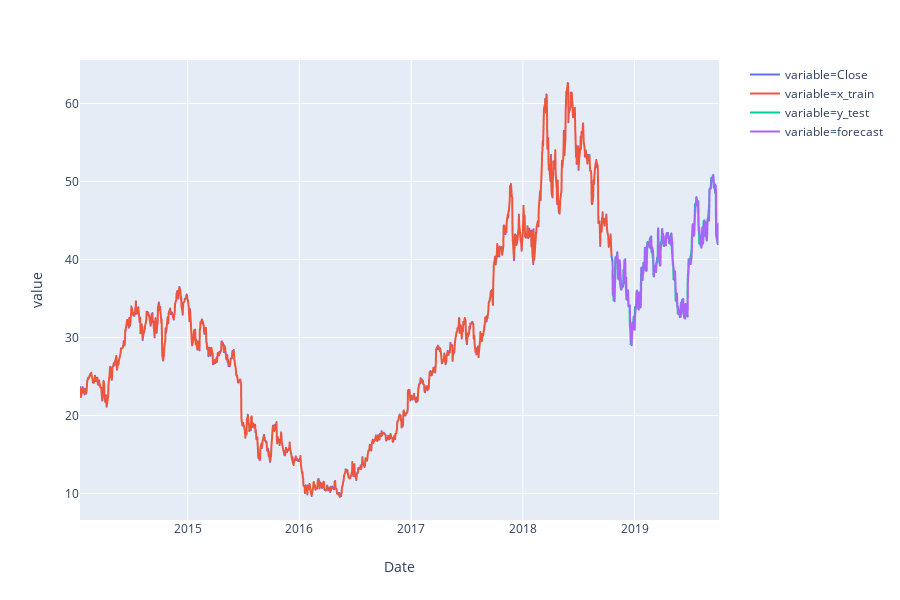

The code cell stored with this chart in its notebook:
### Markdown cell above
We will add two more features (BIAS6 and ASY5) from Type 2

### Code cell
# Use Close price and Disparity as input
x = np.array(cdf[['Close','Disparity5','OSCP','BIAS6','ASY5']])
# y is the label
y = np.array(cdf[['Label']])

# Scale values down, fit standard scaler to y so both x and y are using same scale
y = y.reshape(-1,1)
scaler = preprocessing.StandardScaler().fit(y)

x = scaler.transform(x)
y = scaler.transform(y)
tscv = TimeSeriesSplit(n_splits=5)
for train_index, test_index in tscv.split(x):
    x_train, x_test = x[train_index], x[test_index]
    y_train, y_test = y[train_index], y[test_index]

# Assign sklearn's model to a variable
#linear = ElasticNetCV()
linear = LinearRegression()
# Fit or "train" the model, (reshape just to avoid error warning)
linear.fit(x_train, y_train.reshape(len(y_train),))

#Score returns the coefficient of determination 
print('The R^2 is:'+str(linear.score(x_test, y_test)))
# Predict() uses the model to predict the values for the input
forecast_set = linear.predict(x_test)

#slice dataframes for training data, testing data and forecast data.
cdf_train = cdf[0:len(x_train)].copy()
cdf_train.loc[:,'x_train']=scaler.inverse_transform(x_train)
cdf_train.loc[:,'y_train']=scaler.inverse_transform(y_train)

cdf_test= cdf[len(x_train):].copy()
cdf_test.loc[:,'x_test']=scaler.inverse_transform(x_test)
cdf_test.loc[:,'y_test']=scaler.inverse_transform(y_test)
cdf_test.loc[:,'forecast']=scaler.inverse_transform(forecast_set)

#Try to combine two dataframes
new_cdf = pd.concat([cdf_train,cdf_test],sort=False)

new_cdf_plot=new_cdf[['Close','x_train','y_test','forecast']]
tidy_df = new_cdf_plot.reset_index().melt(id_vars=["Date"])
px.line(tidy_df, x="Date", y="value", color="variable")

### Figure 1 — Plotly figure (JSON) as saved in the notebook; plotly's stock layout.template omitted (floating-point values rounded to 4 significant figures; data arrays with more than 128 entries replaced by an {"elided": "..."} marker saying what was removed)
{"data": [{"hoverlabel": {"namelength": 0}, "hovertemplate": "variable=Close<br>Date=%{x}<br>value=%{y}", "legendgroup": "variable=Close", "line": {"color": "#636efa", "dash": "solid"}, "mode": "lines", "name": "variable=Close", "showlegend": true, "type": "scattergl", "x": {"elided": "1442 str values"}, "xaxis": "x", "y": {"elided": "1442 float values"}, "yaxis": "y"}, {"hoverlabel": {"namelength": 0}, "hovertemplate": "variable=x_train<br>Date=%{x}<br>value=%{y}", "legendgroup": "variable=x_train", "line": {"color": "#EF553B", "dash": "solid"}, "mode": "lines", "name": "variable=x_train", "showlegend": true, "type": "scattergl", "x": {"elided": "1442 str values"}, "xaxis": "x", "y": {"elided": "1442 float values"}, "yaxis": "y"}, {"hoverlabel": {"namelength": 0}, "hovertemplate": "variable=y_test<br>Date=%{x}<br>value=%{y}", "legendgroup": "variable=y_test", "line": {"color": "#00cc96", "dash": "solid"}, "mode": "lines", "name": "variable=y_test", "showlegend": true, "type": "scattergl", "x": {"elided": "1442 str values"}, "xaxis": "x", "y": {"elided": "1442 float values"}, "yaxis": "y"}, {"hoverlabel": {"namelength": 0}, "hovertemplate": "variable=forecast<br>Date=%{x}<br>value=%{y}", "legendgroup": "variable=forecast", "line": {"color": "#ab63fa", "dash": "solid"}, "mode": "lines", "name": "variable=forecast", "showlegend": true, "type": "scattergl", "x": {"elided": "1442 str values"}, "xaxis": "x", "y": {"elided": "1442 float values"}, "yaxis": "y"}], "layout": {"height": 600, "legend": {"tracegroupgap": 0}, "margin": {"t": 60}, "xaxis": {"anchor": "y", "domain": [0, 0.98], "title": {"text": "Date"}}, "yaxis": {"anchor": "x", "domain": [0, 1], "title": {"text": "value"}}}}
